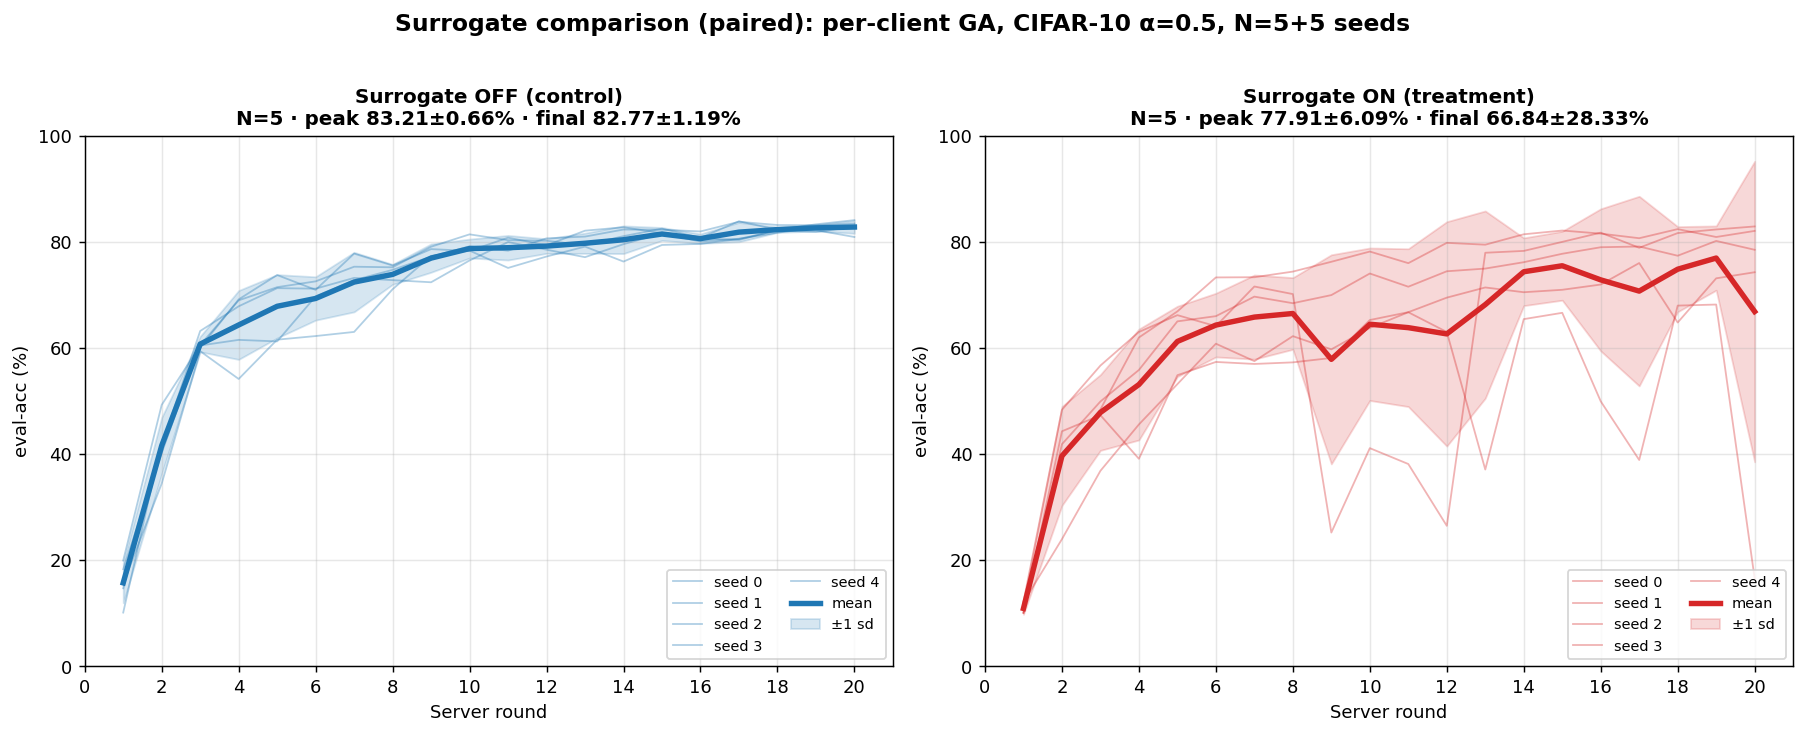

Recreate this plot in Python.
"""Surrogate on vs off (ga_surrogate_cifar vs ga_perclient_cifar, 5 seeds each).

Writes surrogate_ablation.png and surrogate_ablation_report.md next to this file.
"""
from __future__ import annotations

import csv
import os
import statistics
from collections import defaultdict
from pathlib import Path

import matplotlib.pyplot as plt
import numpy as np
from scipy import stats

ROOT = Path(__file__).resolve().parents[1]
ARTIFACTS = ROOT / "federatedgeneticalgorithm" / "artifacts"
# FGA_SUMMARY picks another summary file, e.g. matrix_summary_final.csv
MATRIX = Path(os.environ.get("FGA_SUMMARY", ARTIFACTS / "matrix_summary.csv"))
OUT_PNG = Path(__file__).parent / "surrogate_ablation.png"
OUT_MD = Path(__file__).parent / "surrogate_ablation_report.md"

CONTROL = "ga_perclient_cifar"
TREATMENT = "ga_surrogate_cifar"


def load_matrix():
    by_scen = defaultdict(list)
    for row in csv.DictReader(MATRIX.open()):
        if row["status"] != "ok":
            continue
        if not (row.get("peak_eval_acc") and row.get("wall_seconds")):
            continue  # killed runs leave these blank
        by_scen[row["scenario_name"]].append(
            {
                "seed": int(row["seed"]),
                "run_id": row["run_id"],
                "peak": float(row["peak_eval_acc"]),
                "final": float(row["final_eval_acc"]),
                "wall_s": float(row["wall_seconds"]),
            }
        )
    return by_scen


def load_eval_curve(run_id: str):
    path = ARTIFACTS / "runs" / run_id / "server_aggregated_rounds.csv"
    out = []
    with path.open() as f:
        for row in csv.DictReader(f):
            if row.get("phase") != "evaluate" or row.get("run_id") != run_id:
                continue
            try:
                out.append((int(row["server_round"]), float(row["eval-acc"])))
            except (KeyError, ValueError):
                continue
    return sorted(out)


def ci95_half(values):
    n = len(values)
    if n < 2:
        return float("nan")
    sd = statistics.stdev(values)
    # t instead of 1.96, N is only 5
    t = stats.t.ppf(0.975, n - 1)
    return t * sd / np.sqrt(n)


def describe(arr):
    a = np.asarray(arr, dtype=float)
    return {
        "n": int(a.size),
        "mean": float(a.mean()),
        "sd": float(a.std(ddof=1)) if a.size > 1 else float("nan"),
        "ci95": float(ci95_half(a.tolist())),
        "median": float(np.median(a)),
        "iqr": float(np.percentile(a, 75) - np.percentile(a, 25)),
        "min": float(a.min()),
        "max": float(a.max()),
    }


def fmt_pct(x, digits=2):
    if x is None or (isinstance(x, float) and (np.isnan(x))):
        return "—"
    return f"{x * 100:.{digits}f}"


def detect_crashes(curve, threshold_pp=10.0):
    """(round, drop_pp) for every round where eval-acc fell by threshold_pp or more."""
    crashes = []
    for (r0, a0), (r1, a1) in zip(curve, curve[1:]):
        drop_pp = (a0 - a1) * 100.0
        if drop_pp >= threshold_pp:
            crashes.append((r1, drop_pp))
    return crashes


def main():
    by_scen = load_matrix()
    ctrl = sorted(by_scen[CONTROL], key=lambda r: r["seed"])
    trt = sorted(by_scen[TREATMENT], key=lambda r: r["seed"])

    assert len(ctrl) == 5 and len(trt) == 5, f"Expected 5+5 seeds, got {len(ctrl)}+{len(trt)}"

    ctrl_peak = describe([r["peak"] for r in ctrl])
    trt_peak = describe([r["peak"] for r in trt])
    ctrl_final = describe([r["final"] for r in ctrl])
    trt_final = describe([r["final"] for r in trt])
    ctrl_wall = describe([r["wall_s"] for r in ctrl])
    trt_wall = describe([r["wall_s"] for r in trt])

    u_peak = stats.mannwhitneyu(
        [r["peak"] for r in ctrl], [r["peak"] for r in trt], alternative="two-sided", method="exact"
    )
    u_final = stats.mannwhitneyu(
        [r["final"] for r in ctrl], [r["final"] for r in trt], alternative="two-sided", method="exact"
    )
    u_wall = stats.mannwhitneyu(
        [r["wall_s"] for r in ctrl], [r["wall_s"] for r in trt], alternative="two-sided", method="exact"
    )

    delta_peak = ctrl_peak["mean"] - trt_peak["mean"]
    delta_final = ctrl_final["mean"] - trt_final["mean"]
    delta_wall_min = (ctrl_wall["mean"] - trt_wall["mean"]) / 60.0
    wall_ratio = ctrl_wall["mean"] / trt_wall["mean"]

    fig, axes = plt.subplots(1, 2, figsize=(14, 5.5))
    panels = [
        ("Surrogate OFF (control)", ctrl, "#1f77b4", axes[0]),
        ("Surrogate ON (treatment)", trt, "#d62728", axes[1]),
    ]
    crashes_per_seed = {}
    for label, rows, color, ax in panels:
        per_seed = []
        for r in rows:
            curve = load_eval_curve(r["run_id"])
            rounds = [rr for rr, _ in curve]
            accs = [a * 100 for _, a in curve]
            per_seed.append((r["seed"], rounds, accs))
            ax.plot(rounds, accs, color=color, alpha=0.35, lw=1.0, label=f"seed {r['seed']}")
            crashes_per_seed[(label, r["seed"])] = detect_crashes(curve, threshold_pp=10.0)
        all_rounds = sorted({rr for _, rs, _ in per_seed for rr in rs})
        means, sds = [], []
        for rr in all_rounds:
            vals = [a for _, rs, accs in per_seed for r0, a in zip(rs, accs) if r0 == rr]
            means.append(statistics.mean(vals))
            sds.append(statistics.stdev(vals) if len(vals) > 1 else 0.0)
        means_arr = np.array(means)
        sds_arr = np.array(sds)
        ax.plot(all_rounds, means_arr, color=color, lw=3.0, label="mean")
        ax.fill_between(
            all_rounds, np.clip(means_arr - sds_arr, 0, 100), np.clip(means_arr + sds_arr, 0, 100),
            color=color, alpha=0.18, label="±1 sd",
        )
        # per-run peak and final, the same numbers as the report tables
        peaks = [100 * r["peak"] for r in rows]
        finals = [accs[-1] for _, _, accs in per_seed]
        ax.set_title(
            f"{label}\nN={len(rows)} · peak {statistics.mean(peaks):.2f}±{statistics.stdev(peaks):.2f}% "
            f"· final {statistics.mean(finals):.2f}±{statistics.stdev(finals):.2f}%",
            fontsize=11, fontweight="bold",
        )
        ax.set_xlabel("Server round")
        ax.set_ylabel("eval-acc (%)")
        ax.set_xlim(0, 21)
        ax.set_ylim(0, 100)
        ax.set_xticks(range(0, 21, 2))
        ax.grid(alpha=0.3)
        ax.legend(loc="lower right", fontsize=8, ncol=2)

    fig.suptitle(
        "Surrogate comparison (paired): per-client GA, CIFAR-10 α=0.5, N=5+5 seeds",
        fontsize=13, fontweight="bold", y=1.02,
    )
    plt.tight_layout()
    plt.savefig(OUT_PNG, dpi=130, bbox_inches="tight")

    lines = []
    lines.append("# Surrogate comparison (paired): with vs without surrogate\n")
    lines.append(
        f"**Setup**: 5 seeds × 2 variants (surrogate ON vs OFF) of per-client GA on "
        f"CIFAR-10, Dirichlet α=0.5, 20 rounds. Only `ENABLE_SURROGATE_GA` differs.\n"
    )
    lines.append("## 1. Peak eval-acc\n")
    lines.append("| Variant | N | Mean (%) | SD (%) | CI95% ± (%) | Median (%) | IQR (%) | Min–Max (%) |")
    lines.append("|---|---:|---:|---:|---:|---:|---:|---:|")
    for label, s in [("Surrogate OFF (control)", ctrl_peak), ("Surrogate ON (treatment)", trt_peak)]:
        lines.append(
            f"| {label} | {s['n']} | {fmt_pct(s['mean'])} | {fmt_pct(s['sd'])} | "
            f"{fmt_pct(s['ci95'])} | {fmt_pct(s['median'])} | {fmt_pct(s['iqr'])} | "
            f"{fmt_pct(s['min'])}–{fmt_pct(s['max'])} |"
        )
    lines.append("")
    lines.append(
        f"**Δ (OFF − ON) = {delta_peak*100:+.2f} pp** · Mann-Whitney U "
        f"= {u_peak.statistic:.1f}, p = {u_peak.pvalue:.4f} (two-sided, exact)\n"
    )

    lines.append("## 2. Final eval-acc (round 20)\n")
    lines.append("| Variant | N | Mean (%) | SD (%) | CI95% ± (%) | Median (%) | IQR (%) | Min–Max (%) |")
    lines.append("|---|---:|---:|---:|---:|---:|---:|---:|")
    for label, s in [("Surrogate OFF (control)", ctrl_final), ("Surrogate ON (treatment)", trt_final)]:
        lines.append(
            f"| {label} | {s['n']} | {fmt_pct(s['mean'])} | {fmt_pct(s['sd'])} | "
            f"{fmt_pct(s['ci95'])} | {fmt_pct(s['median'])} | {fmt_pct(s['iqr'])} | "
            f"{fmt_pct(s['min'])}–{fmt_pct(s['max'])} |"
        )
    lines.append("")
    lines.append(
        f"**Δ (OFF − ON) = {delta_final*100:+.2f} pp** · Mann-Whitney U "
        f"= {u_final.statistic:.1f}, p = {u_final.pvalue:.4f} (two-sided, exact)\n"
    )

    lines.append("## 3. Wall-time\n")
    lines.append("| Variant | N | Mean (min) | SD (min) | Min–Max (min) |")
    lines.append("|---|---:|---:|---:|---:|")
    for label, s in [("Surrogate OFF (control)", ctrl_wall), ("Surrogate ON (treatment)", trt_wall)]:
        lines.append(
            f"| {label} | {s['n']} | {s['mean']/60:.1f} | {s['sd']/60:.1f} | "
            f"{s['min']/60:.1f}–{s['max']/60:.1f} |"
        )
    lines.append("")
    lines.append(
        f"**Δ wall (OFF − ON) = {delta_wall_min:+.1f} min** · ratio OFF/ON = "
        f"**{wall_ratio:.2f}×** · Mann-Whitney U "
        f"= {u_wall.statistic:.1f}, p = {u_wall.pvalue:.4f}\n"
    )

    lines.append("## 4. Per-seed peak (paired)\n")
    lines.append("| Seed | OFF peak (%) | ON peak (%) | Δ (OFF−ON) pp |")
    lines.append("|---:|---:|---:|---:|")
    for c, t in zip(ctrl, trt):
        assert c["seed"] == t["seed"]
        diff_pp = (c["peak"] - t["peak"]) * 100
        lines.append(f"| {c['seed']} | {fmt_pct(c['peak'])} | {fmt_pct(t['peak'])} | {diff_pp:+.2f} |")
    lines.append("")

    # same seed means same data partition, so pairing by seed is valid
    paired_diff = [c["peak"] - t["peak"] for c, t in zip(ctrl, trt)]
    try:
        w = stats.wilcoxon(paired_diff, alternative="two-sided", method="exact")
        lines.append(
            f"**Wilcoxon signed-rank (paired by seed)**: W = {w.statistic:.1f}, "
            f"p = {w.pvalue:.4f}\n"
        )
    except ValueError as exc:
        lines.append(f"_Wilcoxon failed: {exc}_\n")

    lines.append("## 5. Catastrophic crashes (Δeval-acc < -10pp in 1 round)\n")
    any_crash = False
    for label, rows, _color, _ax in panels:
        for r in rows:
            cs = crashes_per_seed[(label, r["seed"])]
            if cs:
                any_crash = True
                desc = ", ".join(f"R{rr} (−{dp:.1f}pp)" for rr, dp in cs)
                lines.append(f"- **{label} · seed {r['seed']}**: {desc}")
    if not any_crash:
        lines.append("_None detected. Neither variant exhibits the single-round catastrophic crash"
                     " characteristic of FedGA._")
    lines.append("")

    lines.append("## 6. Plot\n")
    lines.append(f"![surrogate comparison]({OUT_PNG.name})\n")

    OUT_MD.write_text("\n".join(lines), encoding="utf-8")
    print("\n".join(lines))
    print(f"\nWrote {OUT_PNG}")
    print(f"Wrote {OUT_MD}")


if __name__ == "__main__":
    main()
